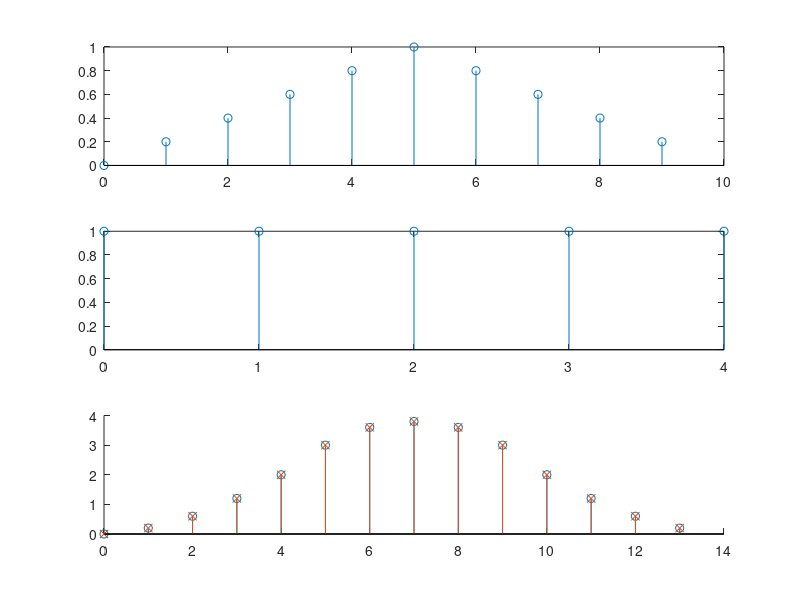

This chart was generated by the following MATLAB code:
%% Calculation of convolution
clear, clc, close all
addpath('C:\Users\Joe\Dropbox\research\codes\f')

triang = @(x, N) (1/N)*(x + N).*double(x <= 0 & x >= -N) + (1/N)*(-x + N).*double(x > 0 & x <= N);
rect = @(x, N) double(x >= 0 & x < N);

N = 5;
Ns = 10;
P = 5;
n1 = 0:Ns-1;
n2 = 0:P-1;

x = zeros(size(n1));
y = zeros(size(n2));
for k = 0
    x = x + triang(n1 + k*Ns-N, N);
    y = y + rect(n2 + k*Ns, N);
end

figure, subplot(311)
stem(n1, x);

subplot(312)
stem(n2, y);

subplot(313), hold on
z =conv(x, y, 'full');
stem(0:length(z)-1, z);

n2 = 0:Ns+4-1;
y2 = ifft(fft(x, Ns+4).*fft(y, Ns+4));
stem(n2, y2, 'x');

% figure, 
% %plot(0:length(z)-1, z)
% plot(n2, y2, 'x');
% m = matlab2tikz(gca);
% m.write('circ_conv.tex')



